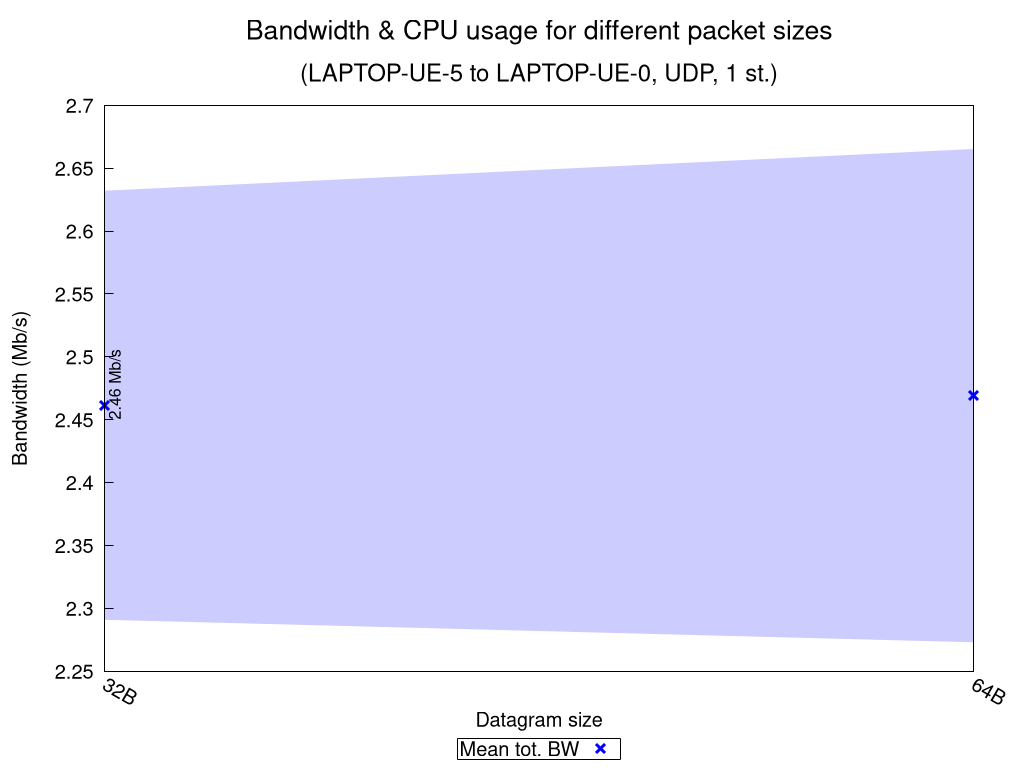

This chart was generated by the following gnuplot code:
set terminal pngcairo nocrop enhanced size 1024,768 font "Verdana,15"
set output "UDP_1_st_2020_10_12_12-56-35_two2one_summary.png"

set title "{/=20 Bandwidth \\& CPU usage for different packet sizes}\n\n{/=18 (LAPTOP-UE-5 to LAPTOP-UE-0, UDP, 1 st.)}"

set xlabel "Datagram size"
set ylabel "Bandwidth (Mb/s)"
set ytics nomirror
set key bmargin center horizontal box samplen 1 width -1
set bmargin 4.6
set rmargin 4.5
set xtics rotate by -30
printxsizes(x) = x < 1024.0 ? sprintf("%.0fB", x) : (x < 1048576.0 ? sprintf("%.0fKB", x/1024.0) : sprintf("%.0fMB", x/1048576.0))

rf = 1000000.0  # rate factor
stats "UDP_1_st_2020_10_12_12-56-35_two2one_iperf_summary.dat" using ($1 >= 0 ? $3 : 1/0) nooutput
set logscale x 2
set style fill transparent solid 0.2 noborder
set autoscale xfix
plot "UDP_1_st_2020_10_12_12-56-35_two2one_iperf_summary.dat" using ($1 >= 0 ? $2 : 1/0):($3/rf-$4/rf):($3/rf+$4/rf) with filledcurves lc rgb "blue" notitle, \
     "" using 2:($1 >= 0 ? $3/rf : 1/0):xtic(printxsizes($2)) with points pt 2 ps 1.5 lw 3 lc rgb "blue" title "Mean tot. BW", \
     "" using 2:($1 >= 0 ? $3/rf : 1/0):(sprintf("%.2f Mb/s", $3/rf)) with labels offset 0.9,1.0 rotate by 90 font ",12" notitle, \
     "" using ($1 < 0 ? $2 : 1/0):(STATS_min/rf):(sprintf("Net test failed!")) with labels offset 0.9,2.5 rotate by 90 tc rgb "red" font ",12" notitle, \
